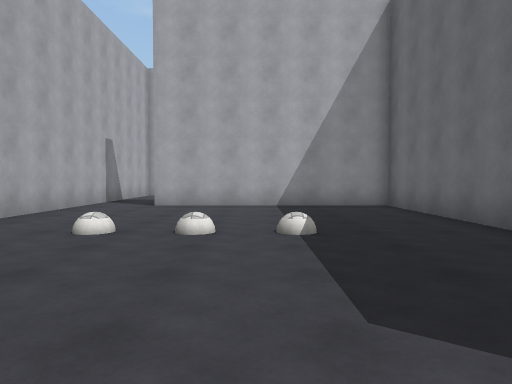
view 1 (above)

14 first-person views from a walk through a Unity game level. The camera is 1.3 m above the floor, tilts 2° down and sees 70° across. The floor is counted in squares, 2 m on a side. Each view is taken from the middle of a square. On the plan, view 1 faces up. The plan holds only what a view shows up to about 11 squares ahead; the rest is blank. The place goes on beyond the plan. Surface patterns are stand-ins for the level's own textures.

view 2
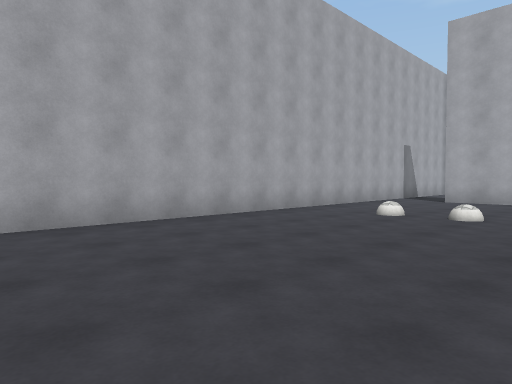

view 3
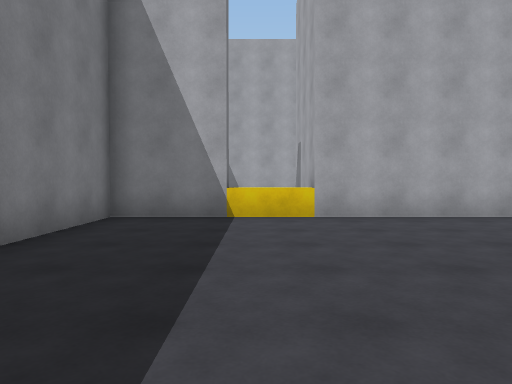

view 4
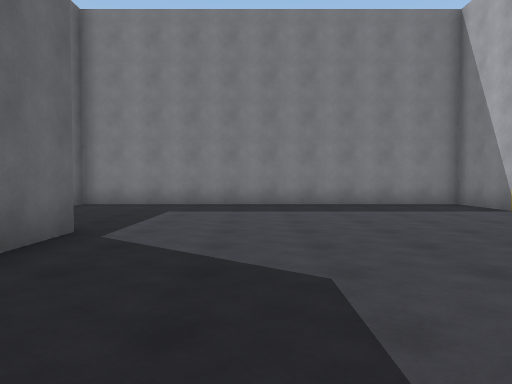

view 5
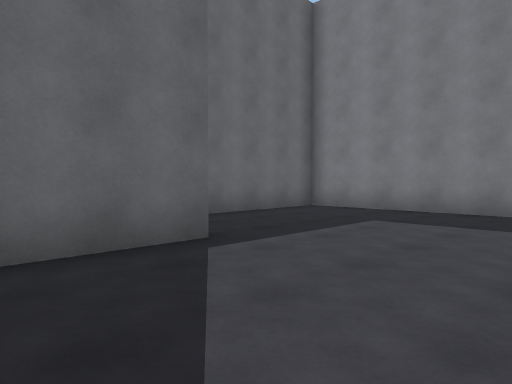

view 6
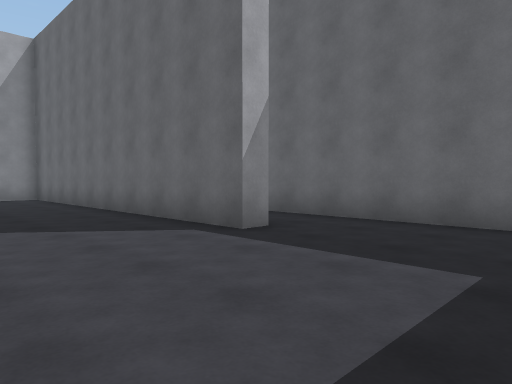

view 7
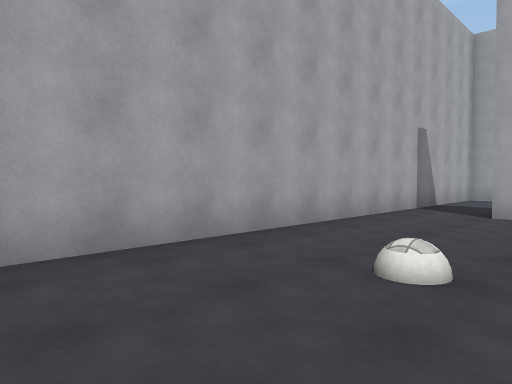

view 8
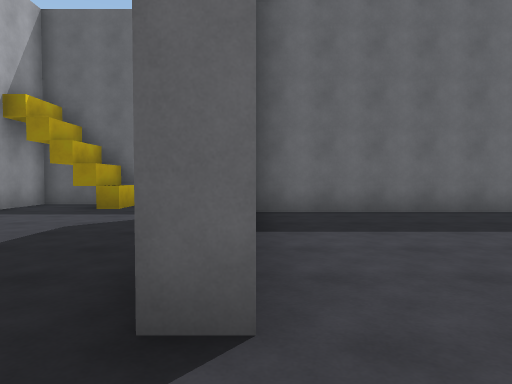

view 9
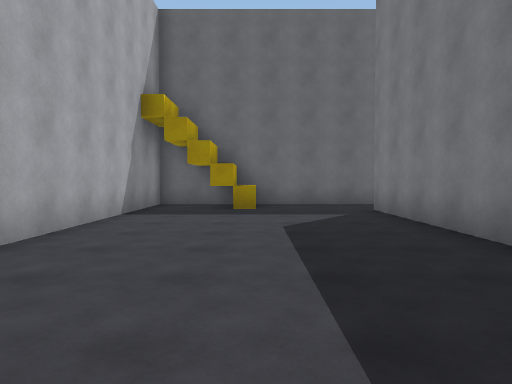

view 10
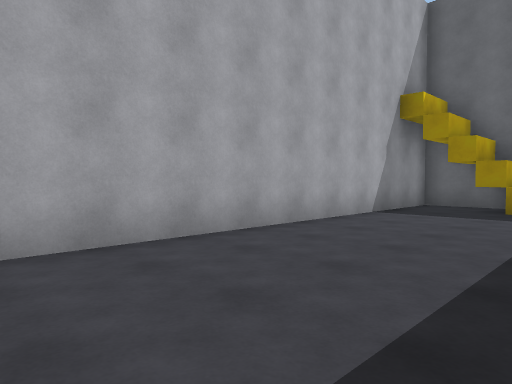

view 11
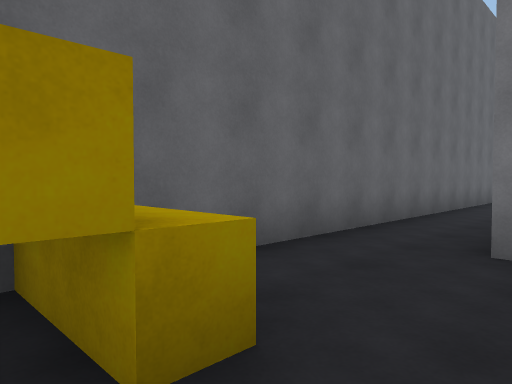

view 12
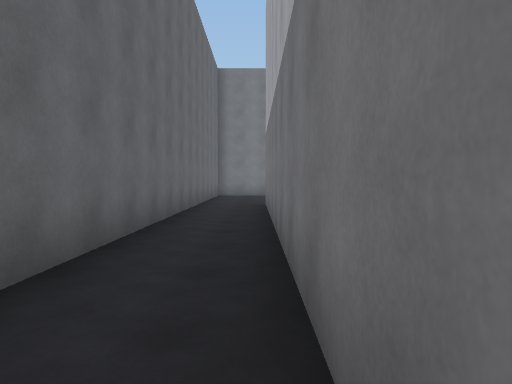

view 13
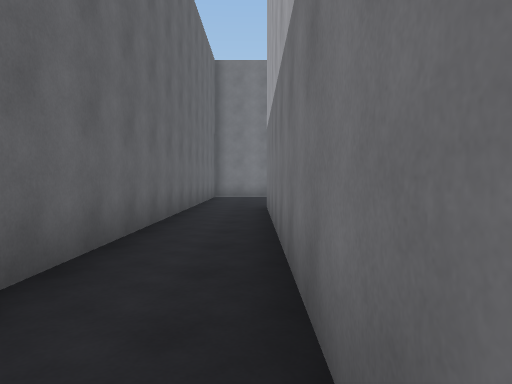

view 14
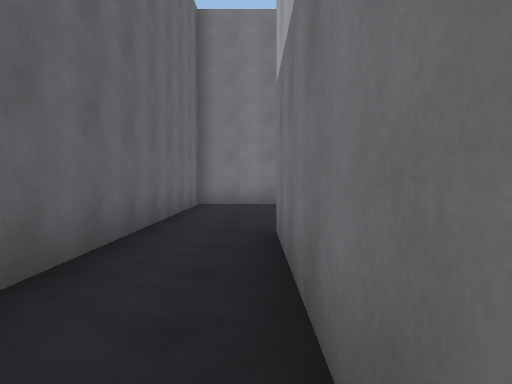

### Floor plan
Points are (right, up) in squares from view 1. A wall is a line through its corners. A room is listed if a view was taken in it or the views show most of it. See-through windows are left out.
Room 1 (views 1, 2, 3, 4, 5, 6, 7)
walls: (3.7, -0.5) (3.3, -0.5) (3.3, 9) (-2.5, 9); (-4.2, -2) (-5.4, -2); (-4.2, 8.5) (-4.2, -5.5) (5.5, -5.5) (5.5, -1.5)
ways out: opening at (-3.5, 9) to room 2; opening at (4.5, -0.5) to room 2; opening at (-5, -3)
Room 2 (views 8, 9, 10, 11, 12, 13, 14)
walls: (-0.5, 9.5) (3.8, 9.5); (3.7, 8.8) (3.7, -0.5); (4, 12) (4, 13); (-2.5, 9) (-2.5, 9.5); (5.5, 12.5) (4, 12.5); (-3.6, 14.5) (-4.2, 14.5) (-4.2, 8.5); (5.5, -1.5) (5.5, 14.5) (-3.5, 14.5)
low walls: (3.9, 12.5) (5.5, 12.5); (5, 12) (4, 12)
ways out: opening at (-3.5, 9) to room 1; opening at (4.5, -0.5) to room 1

Positions as (right, up) in squares from view 1, and headings:
1: (0, 0), facing up
2: (1, -2), facing up-left
3: (2, -3), facing left
4: (1, 4), facing down
5: (0, 2), facing down-right
6: (0, -4), facing up-right
7: (-1, 2), facing up-left
8: (-4, 9), facing right
9: (-4, 12), facing right
10: (-4, 11), facing up-right
11: (3, 13), facing down-right
12: (4, 9), facing down
13: (4, 8), facing down
14: (4, 4), facing down
